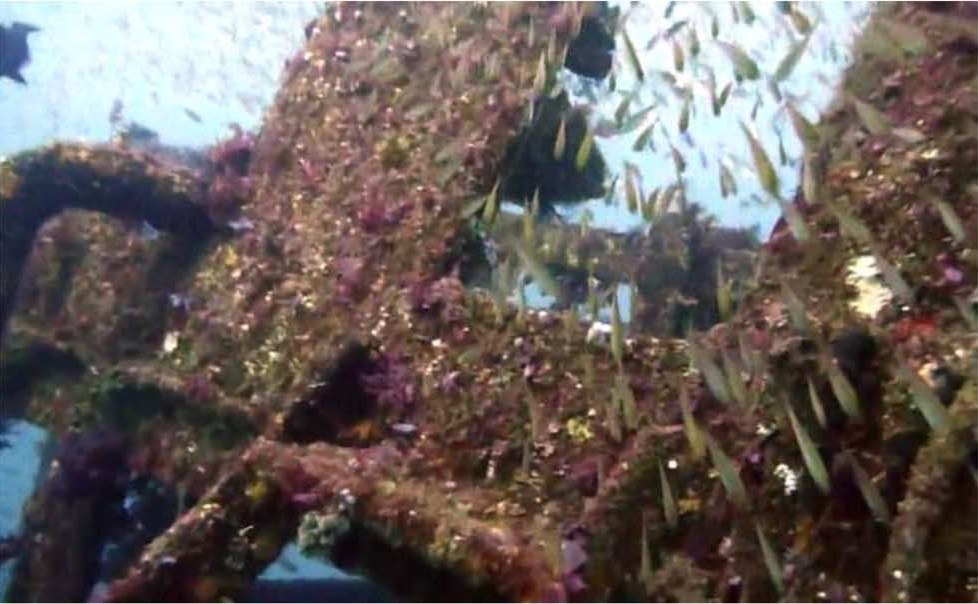
%> input picture Code/Dehazed_image.jpg, 978 x 604 px
$ octave --eval "Lines_Hough_Transform(imread('Dehazed_image.jpg'));"   (GNU Octave 9; MATLAB toolbox functions it lacks are replaced by stand-ins)
%> lines starting %> are read from the running program, lines starting %| are printed output that depends on the picture; in (x1, y1, x2, y2) boxes, pixels count from 0 and x2, y2 are one past the last pixel; in counts of white or black regions, pixels touching at a corner belong together; the program's own positions count from 1
function  Lines_Hough_Transform( image )
% This Function was created by Mohit Kumar Ahuja
% For Computer Vision Toolbox

image = im2double(image);
image = rgb2gray(image);
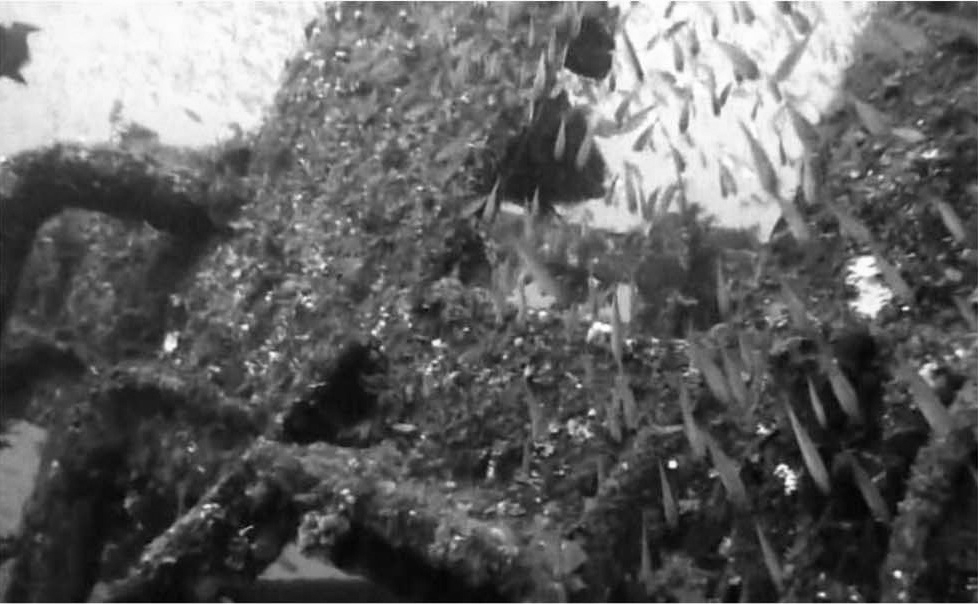
%> image: size 604x978 double; min 0.00279, max 1, mean 0.388
image = edge(image, 'canny');
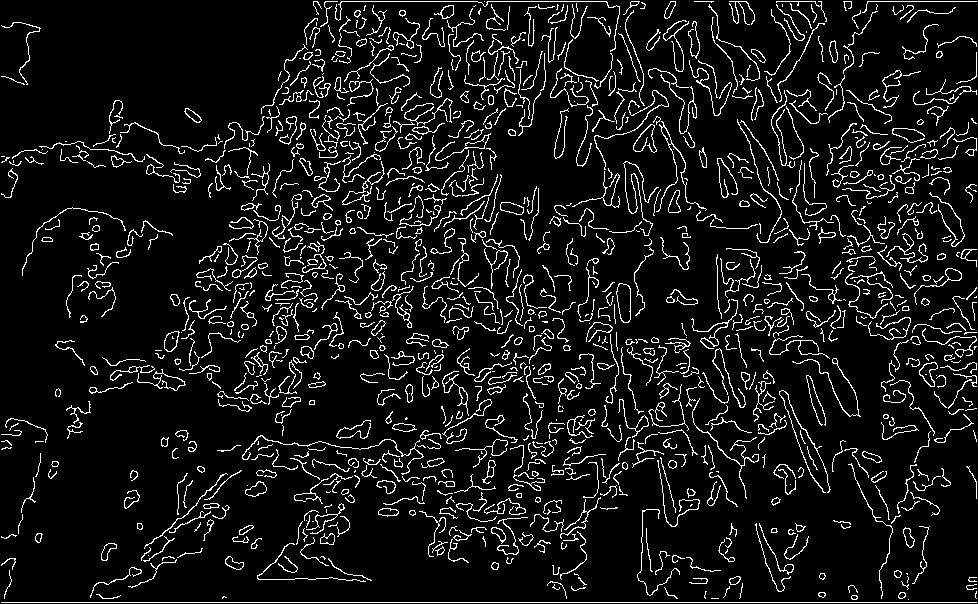
%> image: size 604x978 logical; 8.6% white in thin lines or dots
[H, T, R] = hough(image);
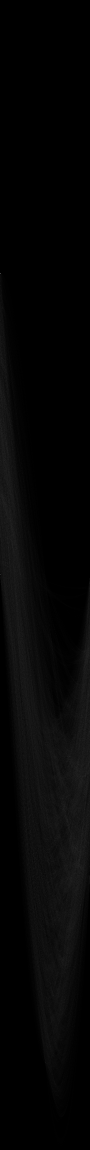
%> H: size 2299x180 double (shown at 1/2 size); min 0, max 976, mean 22; drawn with min black and max white
%> T = 180 values from -90 to 89; R = 2299 values from -1149 to 1149
threshold = ceil(0.5 * max(H(:)));
%> threshold = 488
P  = houghpeaks(H, 100, 'threshold', threshold);
%> P = [548 1; 1149 1]
fillGap = 20;
minLineLength=8;
lines = houghlines(image, T, R, P, 'FillGap', fillGap, 'MinLength', minLineLength);
%> lines = 6 lines; point1 to point2 (x, y): (2, 603) to (977, 603), (314, 2) to (607, 2), (844, 2) to (977, 2), (671, 2) to (747, 2), (777, 2) to (822, 2), (632, 2) to (640, 2)
lineCount = length(lines);
%> lineCount = 6
hold on;
for k = 1 : lineCount
    xy = [lines(k).point1; lines(k).point2];
    plot(xy(:,1), xy(:,2), 'LineWidth', 2, 'Color', 'green');
    plot(xy(1,1), xy(1,2), 'x', 'LineWidth', 2, 'Color', 'yellow');
    plot(xy(2,1), xy(2,2), 'x', 'LineWidth', 2, 'Color', 'red');
end
%> this loop made 6 passes
%> xy on passes 1 to 6: [2 603; 977 603], [314 2; 607 2], [632 2; 640 2], [671 2; 747 2], [777 2; 822 2], [844 2; 977 2]
%> `Lines_Hough_Transform(imread('Dehazed_image.jpg'));`:
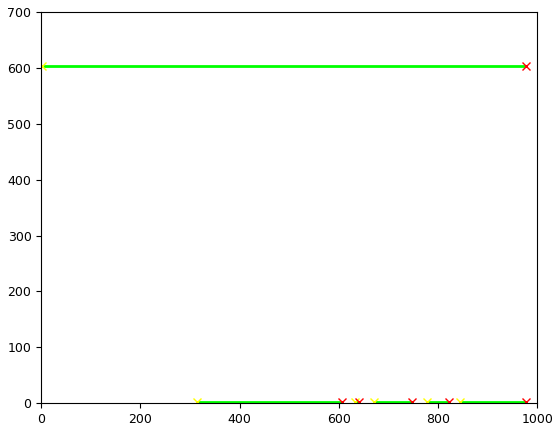
%> figure redrawn from the program's plot data
hold off;


end

$ run again, on Code/1.jpg
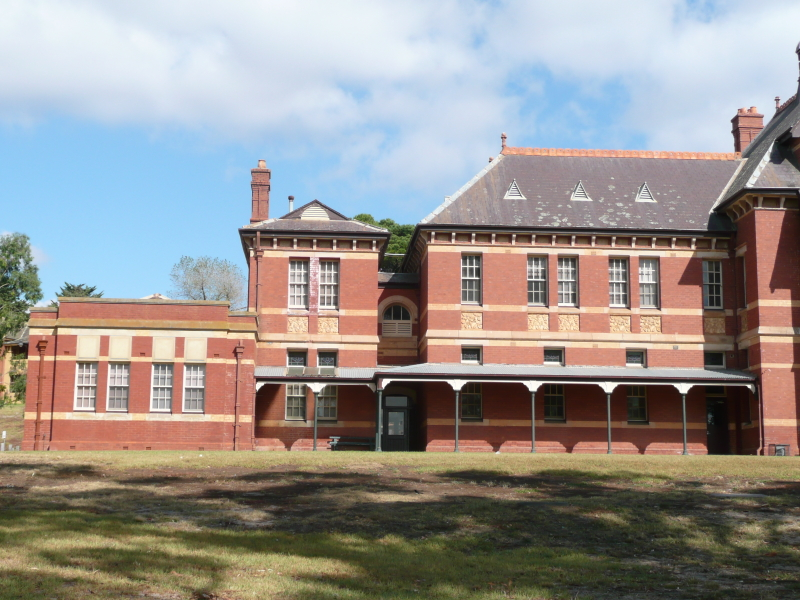
%> input picture Code/1.jpg, 800 x 600 px
%> in Lines_Hough_Transform, `image = edge(image, 'canny');`:
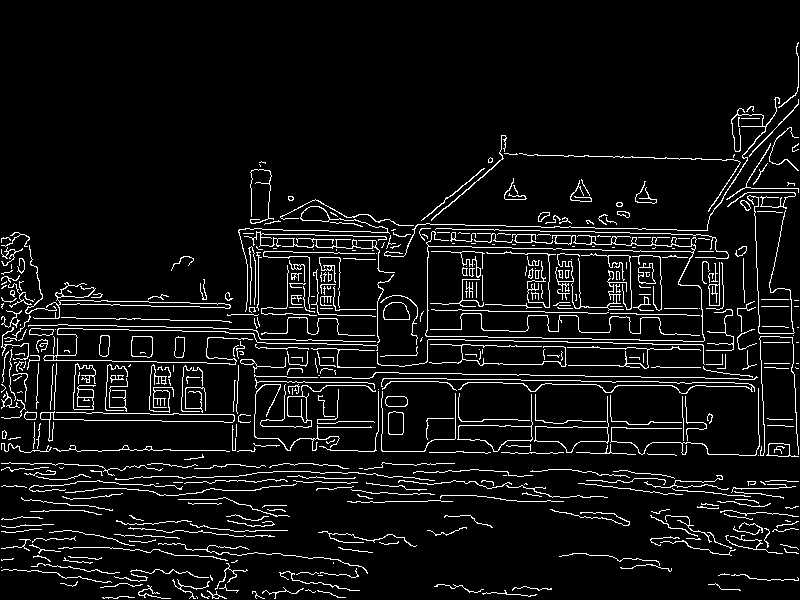
%> image: size 600x800 logical; 6.9% white in thin lines or dots
%> T = 180 values from -90 to 89; R = 1999 values from -999 to 999
%> threshold = 184
%> P = [672 2; 698 2; 635 2; 775 2; 590 2; 550 1; 1388 180]
%> lines = 46 lines; longest, point1 to point2 (x, y): (485, 375) to (762, 379), (413, 336) to (683, 341), (5, 451) to (255, 451), (407, 310) to (637, 314), (415, 233) to (630, 237), (174, 414) to (338, 417)
%> lineCount = 46
%> the loop in Lines_Hough_Transform, `for k = 1 : lineCount` made 46 passes
%> xy on passes 1 to 8: [13 329; 59 330], [130 331; 141 331], [183 332; 198 332], [259 334; 287 334], [339 335; 348 335], [413 336; 683 341], [761 342; 799 343], [11 303; 120 305]
%> `Lines_Hough_Transform(imread('Dehazed_image.jpg'));`:
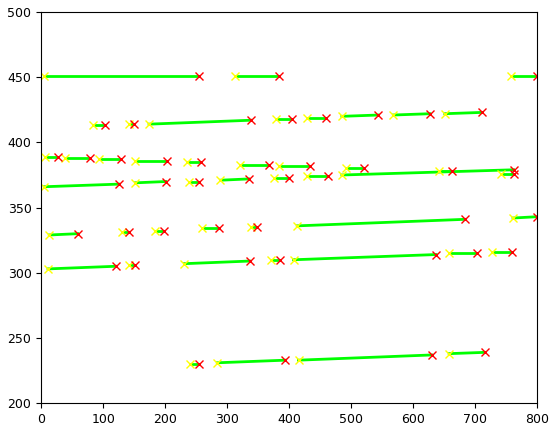
%> figure redrawn from the program's plot data

$ run again, on Code/2.jpg
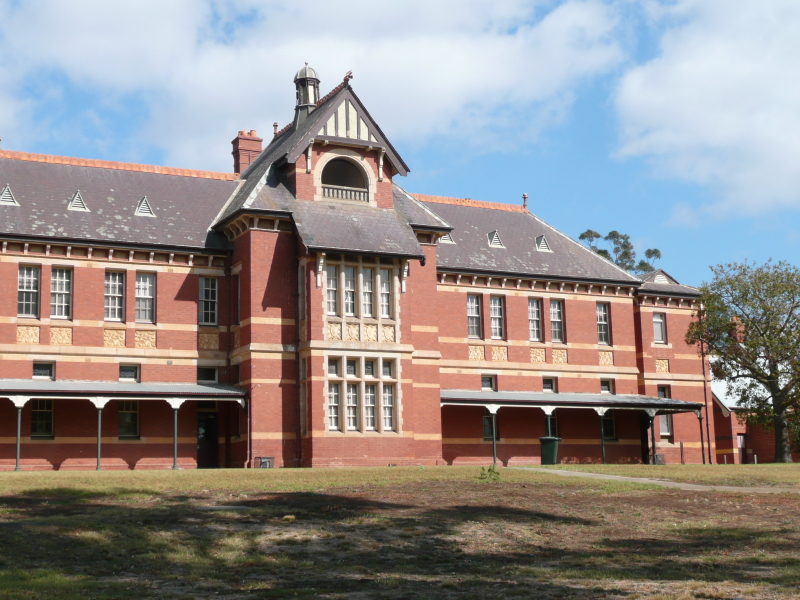
%> input picture Code/2.jpg, 800 x 600 px
%> in Lines_Hough_Transform, `image = edge(image, 'canny');`:
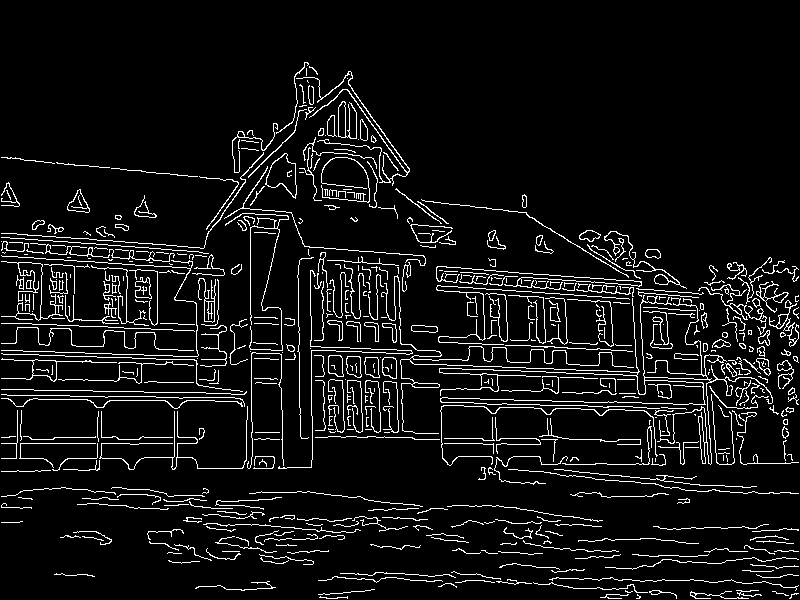
%> image: size 600x800 logical; 7.1% white in thin lines or dots, all inside (x1, y1, x2, y2) = (1, 62, 799, 599)
%> T = 180 values from -90 to 89; R = 1999 values from -999 to 999
%> threshold = 205
%> P = [651 3; 746 5; 602 2; 557 1; 770 6; 845 7; 677 3]
%> lines = 33 lines; longest, point1 to point2 (x, y): (252, 359) to (737, 376), (438, 286) to (680, 303), (57, 163) to (297, 188), (2, 256) to (199, 269), (2, 444) to (197, 444), (10, 351) to (198, 357)
%> lineCount = 33
%> the loop in Lines_Hough_Transform, `for k = 1 : lineCount` made 33 passes
%> xy on passes 1 to 8: [10 351; 198 357], [252 359; 737 376], [759 377; 793 378], [2 256; 199 269], [224 271; 270 274], [298 276; 406 284], [438 286; 680 303], [726 306; 795 311]
%> `Lines_Hough_Transform(imread('Dehazed_image.jpg'));`:
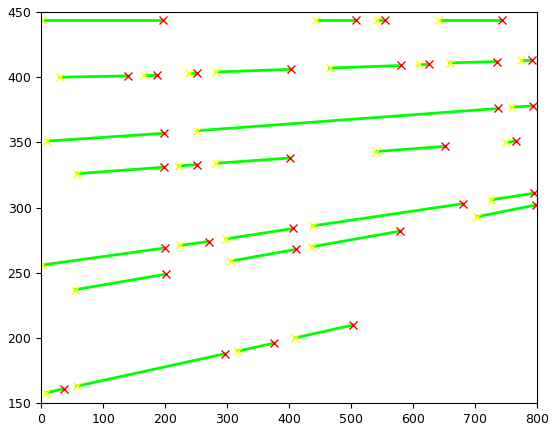
%> figure redrawn from the program's plot data

$ run again, on Code/a.jpg
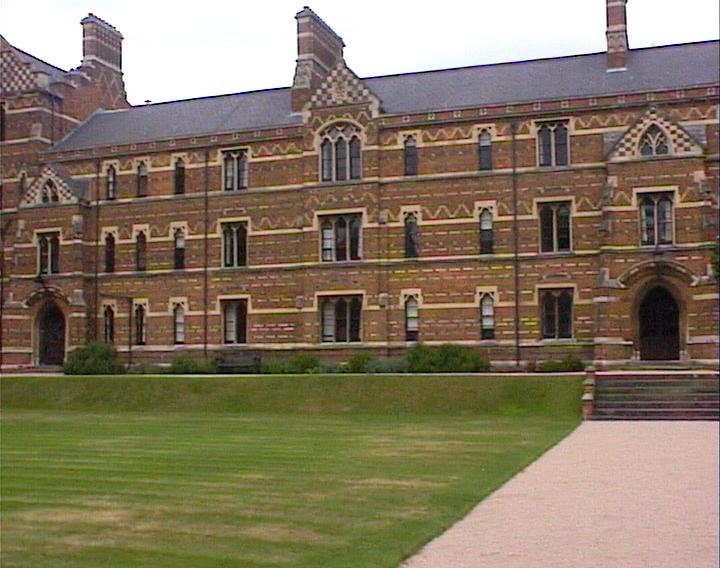
%> input picture Code/a.jpg, 720 x 568 px
%> in Lines_Hough_Transform, `image = edge(image, 'canny');`:
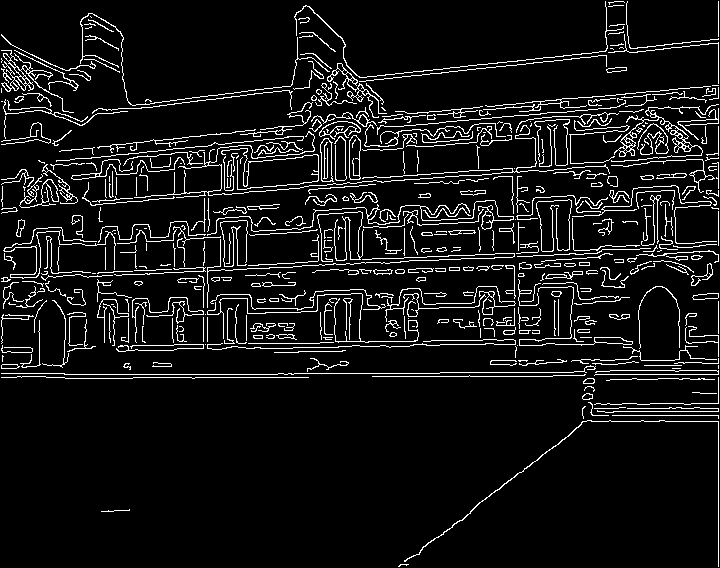
%> image: size 568x720 logical; 8% white in thin lines or dots
%> T = 180 values from -90 to 89; R = 1833 values from -916 to 916
%> threshold = 239
%> P = [1635 91; 543 1; 1035 175; 1265 180; 1120 177; 1195 178; 1073 175; 1100 176]
%> lines = 80 lines; longest, point1 to point2 (x, y): (602, 56) to (297, 89), (338, 122) to (61, 152), (719, 294) to (719, 567), (719, 2) to (719, 262), (65, 375) to (294, 375), (563, 99) to (418, 114)
%> lineCount = 80
%> the loop in Lines_Hough_Transform, `for k = 1 : lineCount` made 80 passes
%> xy on passes 1 to 8: [719 2; 719 262], [719 294; 719 567], [65 375; 294 375], [585 375; 719 375], [716 44; 638 53], [602 56; 297 89], [184 100; 135 106], [50 114; 59 114]
%> `Lines_Hough_Transform(imread('Dehazed_image.jpg'));`:
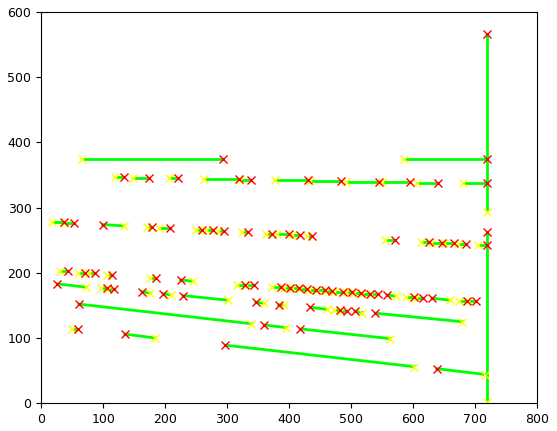
%> figure redrawn from the program's plot data
